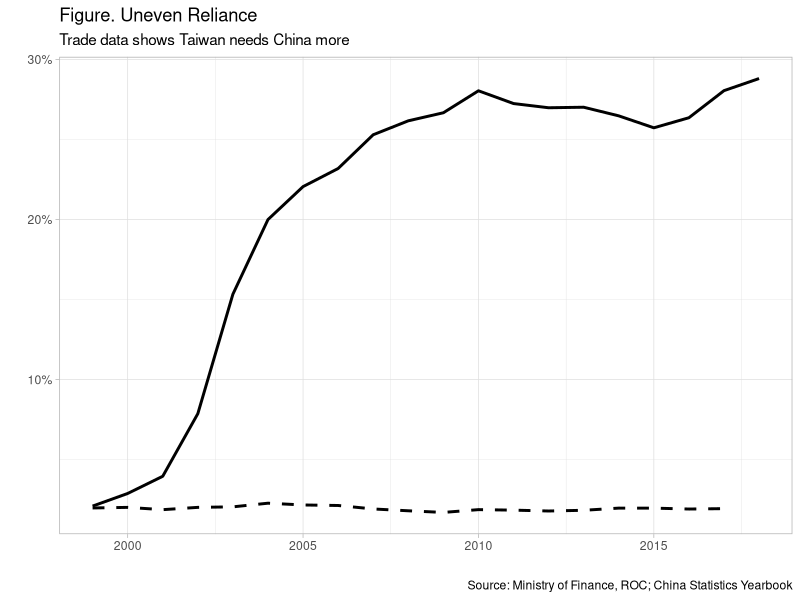

R code for this plot:
## ---- chunk 1
knitr::opts_chunk$set(echo = TRUE)
## ---- chunk 2
library(tidyverse)
library(scales)
theme_set(theme_light())
options(scipen = 999)

taiwan_china <- read_csv("taiwan-china-trade.csv") 
china_taiwan <- read_csv("china-trade-taiwan.csv") %>% mutate(pct_export = total_export_taiwan / total_export) %>% filter(year > 1998)
## ---- chunk 3
g <- taiwan_china %>% 
  select(year, total_export, total_export_china) %>% 
  filter(year > 1998) %>% 
  mutate(pct_export = total_export_china / total_export) %>% 
  ggplot(aes(year, pct_export)) +
  geom_line(size = 1)
  
g + geom_line(data = china_taiwan, aes(year, pct_export), linetype = "dashed", size = 1) + scale_y_continuous(labels = percent_format()) + labs(title = "Figure. Uneven Reliance", subtitle = "Trade data shows Taiwan needs China more", x = "", y = "", caption = "Source: Ministry of Finance, ROC; China Statistics Yearbook")

